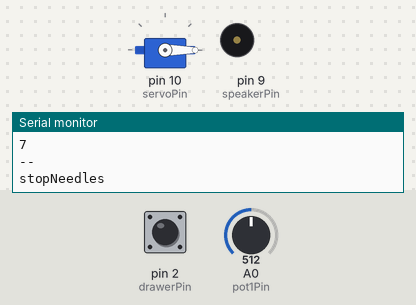
Recording of a sketch running on a simulated Arduino Uno, built with avr-gcc and run on an emulated ATmega328P. Parts: servo, buzzer (waves = sounding), the last lines printed to the serial monitor. Inputs (shaded band) come from the test bench; at power-on: pin 2 (drawerPin) LOW, A0 (pot1Pin) = 512.

Above: at 1.2 s.
1.3 s: pin 2 (drawerPin) driven HIGH
At 2.4 s:
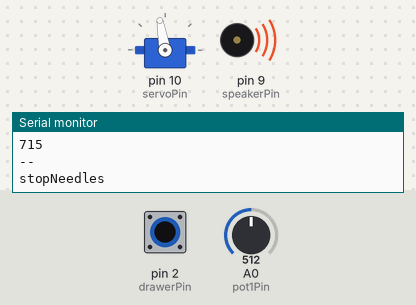
3.5 s: pin 2 (drawerPin) pulsed LOW 5 times (0.12 s each, 0.3 s apart)
At 5.7 s:
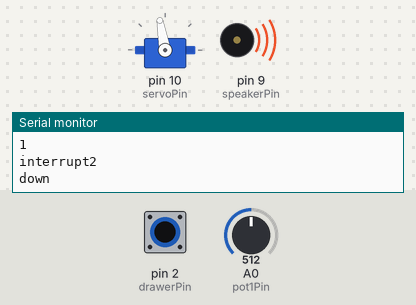
6.7 s: pin 2 (drawerPin) driven LOW
At 7.16 s:
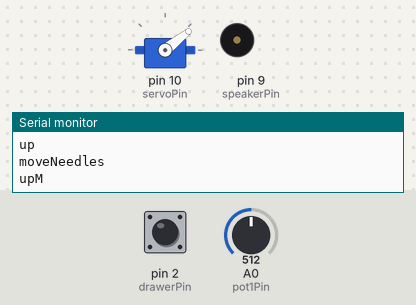
8.9 s: pin 2 (drawerPin) pulsed HIGH 2 times (0.12 s each, 0.3 s apart)
At 10.2 s:
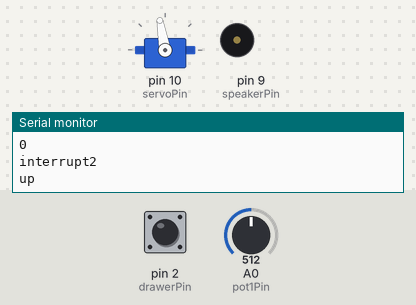
Timing chart, 0 to 11.9 s (numbered marks = the images above; inputs shaded):
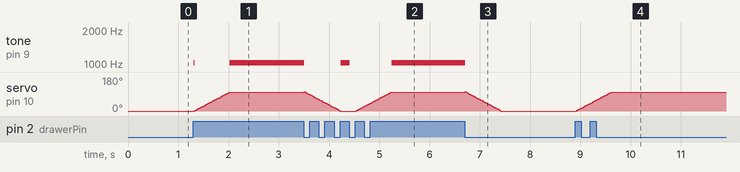

The sketch:

Full4.ino
```cpp
#include <Servo.h>


// Declare Pin outs
const int drawerPin = 2;
const int needleUpSwitchPin = 3;
const int speakerPin = 9;
const int servoPin = 10;
const int ledPin =  13;
const int pot1Pin =  A0;
const int pot2Pin =  A1;
const int pot3Pin =  A2;
const int pot4Pin =  A3;

//Low and High values mapped from the potentiometer
const int lowPot = 0;
const int highPot = 1023;

//Low and High frequencies mapped to by the potentiometer
const int lowFreq = 60;
const int highFreq = 2000;

//Speeds of the Servo for moving the needles
const int downSpeed = 80;
const int upSpeed = 100;

// Number of Milliseconds for moving the needles down
const int downTime = 200;

const int servoWaitTime = 7;
const int maxAngle = 100;
const int switchDebounceTime = 50;
Servo myServo;
bool systemState;
int pos = 0;
static unsigned long last_interrupt_time = 0;
String needleMove = "none";

void setup() {
  pinMode(drawerPin, INPUT);
  pinMode(needleUpSwitchPin, INPUT);
  pinMode(speakerPin, OUTPUT);
  pinMode(servoPin, OUTPUT);
  Serial.begin(9600);
  moveNeedles("up");
  systemState = LOW;
  myServo.attach(servoPin);
  myServo.write(0);
  tone(speakerPin, 0);
  attachInterrupt(digitalPinToInterrupt(drawerPin), drawerMove, CHANGE);
}


void loop() {
  if(systemState) {
    playTune();
  } else {
    tone(speakerPin, 0);
  }
  if(needleMove == "up" || needleMove == "down") {
    moveNeedles(needleMove);
    needleMove = "none";
  }
  /*
  if((systemState == HIGH && !digitalRead(drawerPin)) || (systemState == LOW && digitalRead(drawerPin)) ) {
    if (millis() - last_interrupt_time > switchDebounceTime) {
      Serial.println("motor");
      if (systemState == HIGH && !digitalRead(drawerPin)) {
        systemState = LOW;
        moveNeedles("up");
      } else if (systemState == LOW && digitalRead(drawerPin)) {
        systemState = HIGH;
        moveNeedles("down");
      }
    }
    last_interrupt_time = millis();
  }
  */
}


void moveNeedles(String direction) {
  detachInterrupt(digitalPinToInterrupt(drawerPin));
  Serial.println("moveNeedles");
  delay(1);
  if (direction == "up") {
    int upStart = millis();
    Serial.println("upM");
    for (pos = pos; pos >= 0; pos -= 1) { // goes from 0 degrees to 180 degrees
      // in steps of 1 degree
      myServo.write(pos);              // tell servo to go to position in variable 'pos'
      delay(servoWaitTime);                       // waits 15ms for the servo to reach the position
    }
    int upEnd = millis();
    Serial.println("up2");
    Serial.println(upEnd - upStart);
  } else if (direction == "down") {
    myServo.write(downSpeed);
    int downStart = millis();
    Serial.println("downM");
    for (pos = 0; pos <= maxAngle; pos += 1) { // goes from 0 degrees to 180 degrees
      // in steps of 1 degree
      myServo.write(pos);              // tell servo to go to position in variable 'pos'
      delay(servoWaitTime);                       // waits 15ms for the servo to reach the position
    }
    int downEnd = millis();
    Serial.println("down2");
    Serial.println(downEnd - downStart);
  }
  Serial.println("--");
  delay(1);
  Serial.println("stopNeedles");
  attachInterrupt(digitalPinToInterrupt(drawerPin), drawerMove, CHANGE);
  return;
}


void drawerMove() {
  unsigned long interrupt_time = millis();
  if (interrupt_time - last_interrupt_time > switchDebounceTime) {
    int rising1 = digitalRead(drawerPin);
    delay(2);
    int rising2 = digitalRead(drawerPin);
    delay(2);
    int rising3 = digitalRead(drawerPin);
    delay(2);
    int rising4 = digitalRead(drawerPin);
    delay(2);
    int rising5 = digitalRead(drawerPin);
    int rising = 0;
    if((rising1 + rising2 + rising3 + rising4 + rising5) >= 3) { rising = 1; }
    Serial.println(rising);
    Serial.println("interrupt2");
    if (rising == HIGH) {
      Serial.println("down");
      systemState = HIGH;
      needleMove = "down";
    } else {
      Serial.println("up");
      systemState = LOW;
      needleMove = "up";
    }
  }
  last_interrupt_time = interrupt_time;
  return;
}


void playTune() {
  int sensorReading = analogRead(pot1Pin);
  int thisPitch = map(sensorReading, lowPot, highPot, lowFreq, highFreq);
  //Serial.println(thisPitch);
  tone(speakerPin, thisPitch, 10);
  delay(1);
  return;
}
```

Measured:
- after the input at 1.3 s, tone on pin 9 (speakerPin): silent → 1030 Hz at once, → silent 0.01 s later, → 1030 Hz 0.71 s later; servo on pin 10 (servoPin): moves from 0° to 100° over 0.70 s, starting at once
- after the input at 3.5 s, tone on pin 9 (speakerPin): alternates 1030 Hz for 0.17 s and silent for 0.78 s, 4 changes in all, then stays 1030 Hz, starting at once
- after the input at 6.7 s, tone on pin 9 (speakerPin): 1030 Hz → silent at once
- after the input at 8.9 s, servo on pin 10 (servoPin): moves from 0° to 100° over 0.69 s, starting at once
